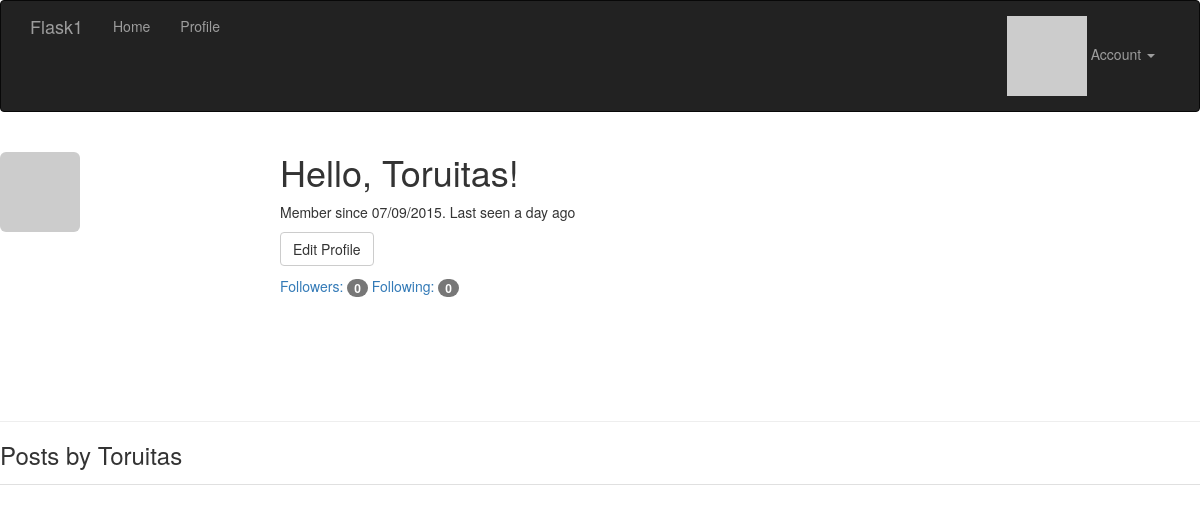
Before: /user/Toruitas (signed in) with the older database file.
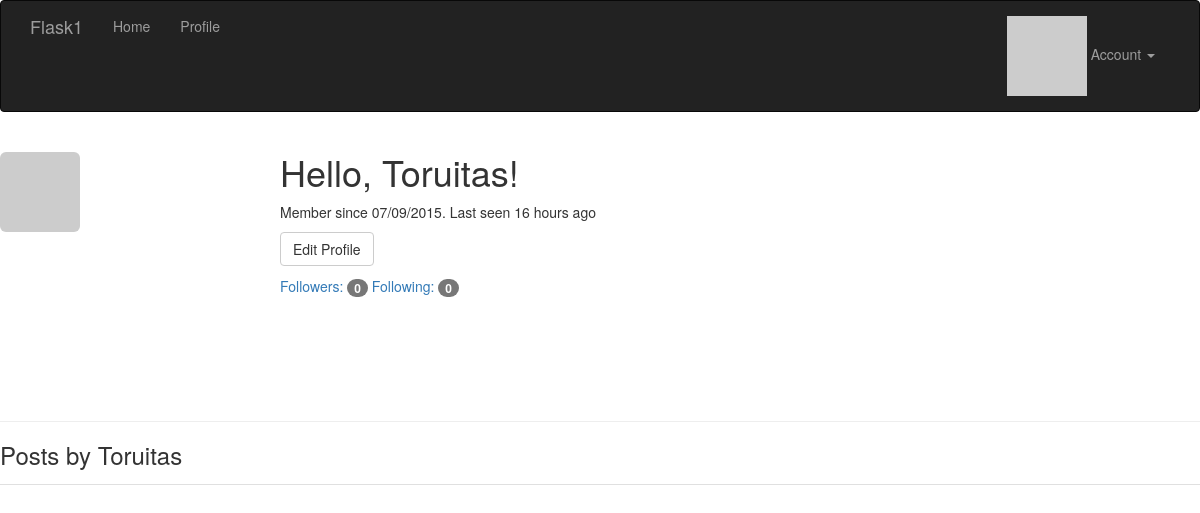
After: the same page with the newer database file.
### app/models.py (models this page shows, shortened)
class User(db.Model, UserMixin):
    __tablename__ = 'users'
    id = db.Column(db.Integer, primary_key=True)
    email = db.Column(db.String(64), unique=True, index=True)
    username = db.Column(db.String(64),unique=True, index=True)
    role_id = db.Column(db.Integer,db.ForeignKey('roles.id'))  # foreign key must match
    password_hash = db.Column(db.String(128))
    confirmed = db.Column(db.Boolean, default = False)
    name = db.Column(db.String(64))
    location = db.Column(db.String(64))
    about_me = db.Column(db.Text())
    member_since = db.Column(db.DateTime(),default=datetime.datetime.utcnow)
    last_seen = db.Column(db.DateTime(),default=datetime.datetime.utcnow)  # refresh this evrytime usr access site
    avatar_hash = db.Column(db.String(32))
    posts = db.relationship('Post', backref='author', lazy='dynamic')  # adds author attr to Posts
    followed = db.relationship('Follow',  # class relationship
                               foreign_keys = [Follow.follower_id],  # specify foreign key to use
                               backref = db.backref('follower', lazy='joined'),  # backrefs to Follow model.
                               lazy = 'dynamic',  # dynamic returns query objects rather than items directly, so
                               cascade = 'all, delete-orphan')  # how acts performed on a parent obj propogate to
    followers = db.relationship('Follow',
                                foreign_keys = [Follow.followed_id],
                                backref = db.backref('followed', lazy='joined'),
                                lazy='dynamic',
                                cascade = 'all, delete-orphan')
    comments = db.relationship('Comment', backref='author', lazy = 'dynamic')
    def gravatar(self, size=100, default='identicon', rating='g'):
        if request.is_secure:
            url = 'https://secure.gravatar.com/avatar'
        else:
            url = 'http://www.gravatar.com/avatar'
        hash = self.avatar_hash or hashlib.md5(self.email.encode('utf-8')).hexdigest()
        return '{url}/{hash}?s={size}&d={default}&r={rating}'.format(
            url=url, hash=hash, size=size, default=default, rating=rating
        )
    def ping(self):
        self.last_seen = datetime.datetime.utcnow()
        db.session.add(self)
    def can(self, permissions):
        return self.role is not None and (self.role.permissions & permissions) == permissions
    def is_administrator(self):
        return self.can(Permission.ADMINISTER)
    @property
    def password(self):
        """
        Trying to read password property will return this error, since original password can't be
        recovered once hashed
        :return:
        """
        raise AttributeError('password is not a readable attribute')

### app/main/views.py (the view)
@main.route('/user/<username>')
def user(username):
    user = User.query.filter_by(username=username).first()
    if user is None:
        abort(404)
    posts = user.posts.order_by(Post.timestamp.desc()).all()
    return render_template('user.html', user=user, posts=posts)

### app/auth/views.py (called while the page is built)
@auth.before_app_request  # intercepts request under these conditions
def before_request():
    if current_user.is_authenticated():
        current_user.ping()
        if not current_user.confirmed and request.endpoint[:5] != 'auth.' and request.endpoint != 'static':
            return redirect(url_for('auth.unconfirmed'))

### app/main/__init__.py (called while the page is built)
@main.app_context_processor
def inject_permissions():
    return dict(Permission = Permission)

### app/main/views.py (called while the page is built, shortened)
@main.after_app_request
def after_request(response):
    return response

### app/models.py (called while the page is built)
@login_manager.user_loader
def load_user(user_id):
    return User.query.get(int(user_id))

### app/templates/user.html (shortened to what this page needs)
{%  extends "base.html" %}
{% block content %}
<div class="page-header">
    <div>
        <img class="img-rounded profile-thumbnail" src="{{ user.gravatar(size=256) }}">
    </div>
    <div class="profile-header">
        <h1>Hello, {{ current_user.username }}!</h1>
        <p>
            Member since {{ moment(user.member_since).format('L') }}.
            Last seen {{ moment(user.last_seen).fromNow() }}
        </p>
        <p>
            {% if current_user == user %}
            <a class="btn btn-default" href="{{ url_for('.edit_profile') }}">
                Edit Profile
            </a>
            {% endif %}
        </p>
        <p>
            <a href="{{ url_for('.followers', username=user.username) }}">Followers: <span class="badge">{{ user.followers.count() - 1 }}</span></a>
            <a href="{{ url_for('.followed_by', username=user.username) }}">Following: <span class="badge">{{ user.followed.count() - 1 }}</span></a>
        </p>
    </div>
</div>
    <h3>Posts by {{ user.username }}</h3>
    {% include '_posts.html' %}
{% endblock %}

### app/templates/base.html (shortened to what this page needs)
{% extends "bootstrap/base.html" %}
{% block head %}
    {{ super() }}
    <link rel="stylesheet" type="text/css" href="{{ url_for('static', filename='styles.css') }}">
{% endblock %}
{% block navbar %}
<div class="navbar navbar-inverse" role="navigation">
    <div class="container">
        <div class="navbar-header">
            <a class="navbar-brand" href="/">Flask1</a>
        </div>
        <div class="navbar-collapse collapse">
            <ul class="nav navbar-nav">
                <li>
                    <a href="/">Home</a>
                </li>
                {% if current_user.is_authenticated() %}
                <li>
                    <a href="{{ url_for('main.user', username=current_user.username) }}">Profile</a>
                </li>
                {% endif %}
            </ul>
            <ul class="nav navbar-nav navbar-right">
                {% if current_user.is_authenticated() %}
                <li class="dropdown">
                    <a href="#" class="dropdown-toggle" data-toggle="dropdown">
                        <img src="{{ current_user.gravatar(size=18) }}">
                        Account <b class="caret"></b>
                    </a>
                </li>
                {% else %}
                <li><a href="{{ url_for('auth.login')  }}">Sign In</a></li>
                {% endif %}
            </ul>
        </div>
    </div>
</div>
{% endblock %}

### app/templates/_posts.html (shortened to what this page needs)
<ul class="posts">
</ul>

### app/static/styles.css (style rules this page uses)
.profile-thumbnail { position: absolute; }
.profile-header { min-height: 260px; margin-left: 280px; }
ul.posts { list-style-type: none; padding: 0px; margin: 16px 0px 0px 0px; border-top: 1px solid #e0e0e0; }

Changed rows visible on the page:
changed User "Toruitas": last_seen "a day ago" → "16 hours ago"
